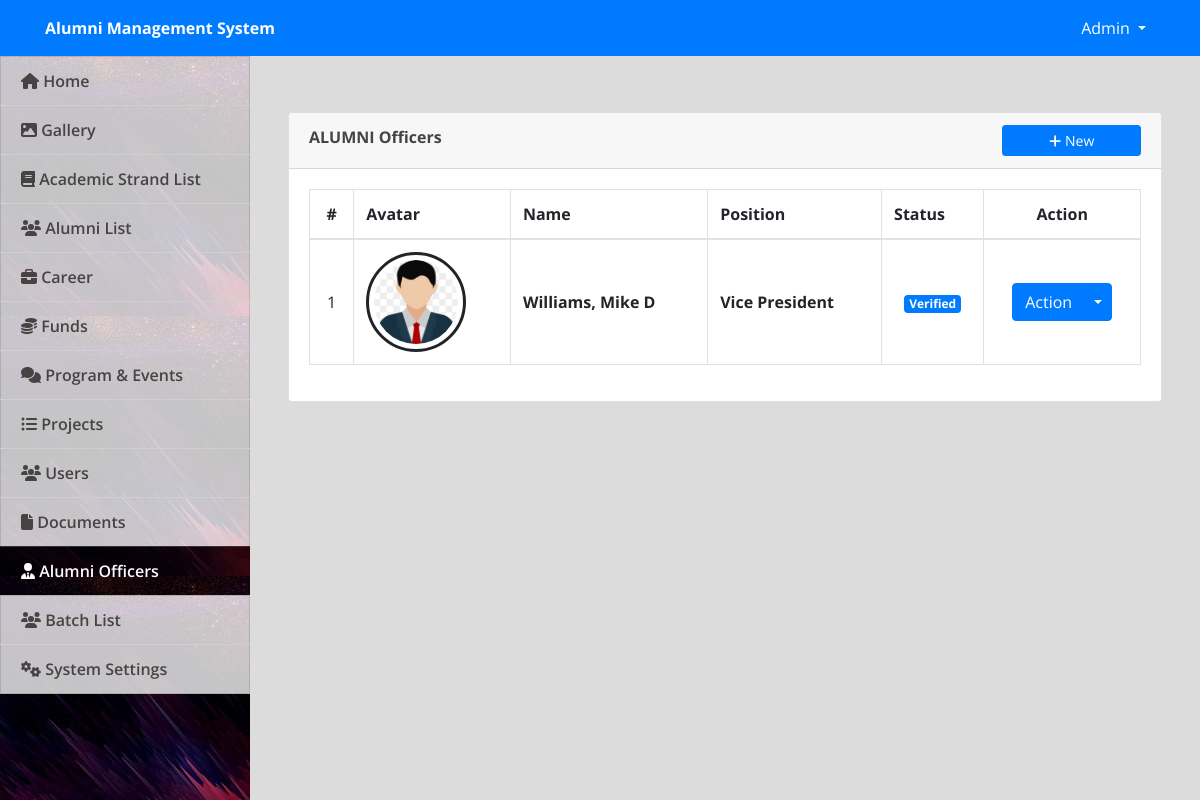
The page /admin/index.php?page=alumni_officers (signed in) on the database its author committed.
### tables this page shows
CREATE TABLE `officers` (
  `id` int(10) NOT NULL,
  `alumnus_bio_id` int(10) NOT NULL,
  `position` varchar(200) NOT NULL
);

CREATE TABLE `alumnus_bio` (
  `id` int(30) NOT NULL,
  `firstname` varchar(200) NOT NULL,
  `middlename` varchar(200) NOT NULL,
  `lastname` varchar(200) NOT NULL,
  `gender` varchar(10) NOT NULL,
  `address` varchar(200) NOT NULL,
  `contact_no` varchar(200) NOT NULL,
  `employment_status` varchar(200) NOT NULL,
  `batch` year(4) NOT NULL,
  `course_id` int(30) NOT NULL,
  `email` varchar(250) NOT NULL,
  `connected_to` text NOT NULL,
  `avatar` text NOT NULL,
  `status` tinyint(1) NOT NULL DEFAULT 0 COMMENT '0= Unverified, 1= Verified',
  `date_created` date NOT NULL DEFAULT current_timestamp()
);

### admin/alumni_officers.php (the view, shortened to what this page needs)
<?php include('db_connect.php'); ?>
<div class="container-fluid">
	<div class="col-lg-12">
		<div class="row">
			<div class="col-md-12">
				<div class="card">
					<div class="card-header">
						<b>ALUMNI Officers</b>
						<span class="">
							<button class="btn btn-primary btn-block btn-sm col-sm-2 float-right" type="button" id="new_officer">
								<i class="fa fa-plus"></i> New
							</button>
						</span>
					</div>
					<div class="card-body">
						<table class="table table-condensed table-bordered table-hover">
							<thead>
								<tr>
									<th class="text-center">#</th>
									<th class="">Avatar</th>
									<th class="">Name</th>
									<th class="">Position</th>
									<th class="">Status</th>
									<th class="text-center">Action</th>
								</tr>
							</thead>
							<tbody>
								<?php
								$i = 1;
								$alumni = $conn->query("SELECT o.position,o.id as officer_id, a.* ,Concat(a.lastname,', ',a.firstname,' ',a.middlename) as name from officers o inner join alumnus_bio a on o.alumnus_bio_id = a.id order by Concat(a.lastname,', ',a.firstname,' ',a.middlename) asc");
								while ($row = $alumni->fetch_assoc()) :
								?>
									<tr>
										<td class="text-center"><?php echo $i++ ?></td>
										<td class="text-center">
											<div class="avatar">
												<img src="assets/uploads/<?php echo $row['avatar'] ?>" class="" alt="">
											</div>
										</td>
										<td class="">
											<p> <b><?php echo ucwords($row['name']) ?></b></p>
										</td>
										<td class="">
											<p> <b><?php echo $row['position'] ?></b></p>
										</td>
										<td class="text-center">
											<?php if ($row['status'] == 1) : ?>
												<span class="badge badge-primary">Verified</span>
											<?php else : ?>
												<span class="badge badge-secondary">Not Verified</span>
											<?php endif; ?>
										</td>
										<td class="text-center">
											<center>
												<div class="btn-group">
													<button type="button" class="btn btn-primary">Action</button>
													<button type="button" class="btn btn-primary dropdown-toggle dropdown-toggle-split" data-toggle="dropdown" aria-haspopup="true" aria-expanded="false">
													</button>
												</div>
											</center>
										</td>
									</tr>
								<?php endwhile; ?>
							</tbody>
						</table>
					</div>
				</div>
			</div>
		</div>
	</div>
</div>

### admin/index.php (shortened to what this page needs)
<!DOCTYPE html>
<html lang="en">
<head>
  <?php
  include('./header.php');
  ?>
</head>
<body>
  <?php include 'topbar.php' ?>
  <?php include 'navbar.php' ?>
  <main id="view-panel">
    <?php $page = isset($_GET['page']) ? $_GET['page'] : 'home'; ?>
    <?php include $page . '.php' ?>
  </main>
</body>
</html>

### admin/header.php (shortened to what this page needs)
<link rel="stylesheet" href="assets/font-awesome/css/all.min.css">
<link href="assets/vendor/bootstrap/css/bootstrap.min.css" rel="stylesheet">
<link href="assets/vendor/icofont/icofont.min.css" rel="stylesheet">
<link href="assets/vendor/boxicons/css/boxicons.min.css" rel="stylesheet">
<link href="assets/vendor/venobox/venobox.css" rel="stylesheet">
<link href="assets/vendor/animate.css/animate.min.css" rel="stylesheet">
<link href="assets/vendor/remixicon/remixicon.css" rel="stylesheet">
<link href="assets/vendor/owl.carousel/assets/owl.carousel.min.css" rel="stylesheet">
<link href="assets/vendor/bootstrap-datepicker/css/bootstrap-datepicker.min.css" rel="stylesheet">
<link href="assets/vendor/DataTables/datatables.min.css" rel="stylesheet">
<link href="assets/css/jquery.datetimepicker.min.css" rel="stylesheet">
<link href="assets/css/select2.min.css" rel="stylesheet">
<link href="assets/css/style.css" rel="stylesheet">
<link type="text/css" rel="stylesheet" href="assets/css/jquery-te-1.4.0.css">

### admin/topbar.php (shortened to what this page needs)
<nav class="navbar navbar-light fixed-top bg-primary" style="padding:0;min-height: 3.5rem">
  <div class="container-fluid mt-2 mb-2">
  	<div class="col-lg-12">
      <div class="col-md-4 float-left text-white">
        <large><b><?php echo isset($_SESSION['system']['name']) ? $_SESSION['system']['name'] : '' ?></b></large>
      </div>
	  	<div class="float-right">
        <div class=" dropdown mr-4">
            <a href="#" class="text-white dropdown-toggle"  id="account_settings" data-toggle="dropdown" aria-haspopup="true" aria-expanded="false"><?php echo $_SESSION['login_name'] ?> </a>
        </div>
      </div>
  </div>
</nav>

### admin/navbar.php (shortened to what this page needs)
<nav id="sidebar" class='mx-lt-5 bg-dark'>
	<div class="sidebar-list">
		<a href="index.php?page=home" class="nav-item nav-home"><span class='icon-field'><i class="fa fa-home"></i></span> Home</a>
		<a href="index.php?page=gallery" class="nav-item nav-gallery"><span class='icon-field'><i class="fa fa-image"></i></span> Gallery </a>
		<a href="index.php?page=courses" class="nav-item nav-courses"><span class='icon-field'><i class="fa fa-book"></i></span> Academic Strand List</a>
		<a href="index.php?page=alumni" class="nav-item nav-alumni"><span class='icon-field'><i class="fa fa-users"></i></span> Alumni List</a>
		<a href="index.php?page=jobs" class="nav-item nav-jobs"><span class='icon-field'><i class="fa fa-briefcase"></i></span> Career</a>
		<a href="index.php?page=funds" class="nav-item nav-funds"><span class='icon-field'><i class="fa fa-coins"></i></span> Funds </a>
		<a href="index.php?page=forums" class="nav-item nav-forums"><span class='icon-field'><i class="fa fa-comments"></i></span> Program & Events </a>
		<?php if ($_SESSION['login_type'] == 1) : ?>
			<a href="index.php?page=projects" class="nav-item nav-projects"><span class='icon-field'><i class="fa fa-list-ul"></i></span> Projects</a>
			<a href="index.php?page=users" class="nav-item nav-users"><span class='icon-field'><i class="fa fa-users"></i></span> Users</a>
			<a href="index.php?page=documents" class="nav-item nav-documents"><span class='icon-field'><i class="fa fa-file"></i></span> Documents</a>
			<a href="index.php?page=alumni_officers" class="nav-item nav-alumni_officers"><span class='icon-field'><i class="fa fa-user-tie"></i></span> Alumni Officers</a>
			<a href="index.php?page=batch_list" class="nav-item nav-batch_list"><span class='icon-field'><i class="fa fa-users"></i></span> Batch List </a>
			<a href="index.php?page=site_settings" class="nav-item nav-site_settings"><span class='icon-field'><i class="fa fa-cogs"></i></span> System Settings</a>
		<?php endif; ?>
	</div>
</nav>

### admin/assets/css/style.css (style rules this page uses)
body { font-family: "Open Sans", sans-serif; color: #444444; width: 100%; height: calc(100%); }
a { color: #1977cc; }
nav#sidebar { height: calc(100%); position: fixed; z-index: 99; left: 0; width: 250px; background: url(../uploads/art-cover.jpg); background-repeat: no-repeat; background-size: cover; }
a.nav-item { position: relative; display: block; padding: .75rem 1.25rem; margin-bottom: -1px; border: 1px solid rgba(0,0,0,.125); background-color: #ffffffc4; color: #484343; font-weight: 600; }
a.nav-item:hover, .nav-item.active { background-color: #000000ad; color: #fffafa; }
main#view-panel { margin-left: 250px; width:calc(100% - 250px); margin-top: 3.5rem; padding: .5em }

### admin/index.php (style rules this page uses)
body { background: #80808045; }

### admin/alumni_officers.php (style rules this page uses)
td { vertical-align: middle !important; }
td p { margin: unset }
img { max-width: 100px; max-height: 150px; }
.avatar { display: flex; border-radius: 100%; width: 100px; height: 100px; align-items: center; justify-content: center; border: 3px solid; padding: 5px; }
.avatar img { max-width: calc(100%); max-height: calc(100%); border-radius: 100%; }

### rows shown on the page
officers: alumnus_bio.avatar (picture), name "Williams, Mike D", position "Vice President"

### other values the page prints
$_SESSION['system']['name'] "Alumni Management System"
$_SESSION['login_name'] "Admin"
